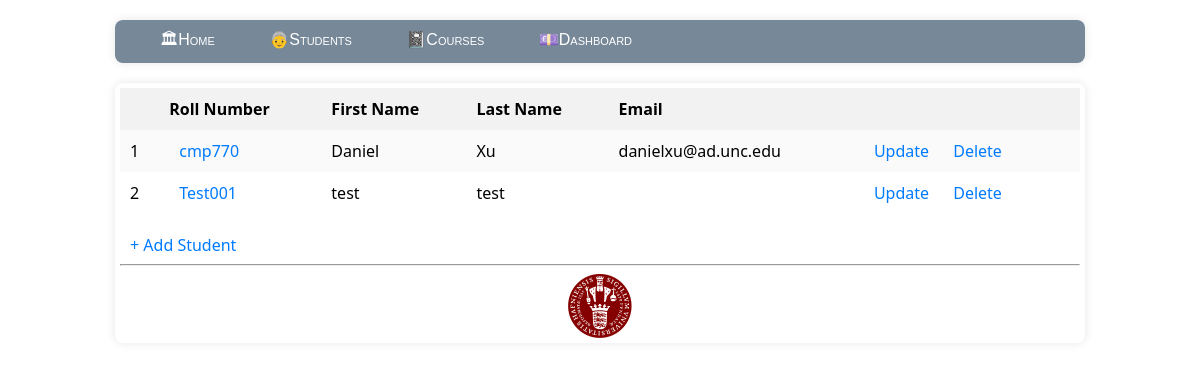
/students, run on the app's committed database.
### model.py (models this page shows)
class Student(db.Model):
    __tablename__='student'
    student_id=db.Column(db.Integer,primary_key=True,autoincrement=True)
    roll_number=db.Column(db.String,unique=True,nullable=False)
    email=db.Column(db.String)
    first_name=db.Column(db.String,nullable=False)
    last_name=db.Column(db.String, nullable=False)
    courses=db.relationship('Course',backref='student',secondary='enrollments')

### app.py (the view)
@app.route('/students')
def students():
    s=Student.query.all()
    return render_template('student.html',list=s)

### templates/student.html (shortened to what this page needs)
{% extends "layout.html" %}
{% block content %}
{% if (list|length)!=0 %}
<table id="all-students">
    <tr>
        <th></th>
        <th>Roll Number</th>
        <th>First Name</th>
        <th>Last Name</th>
        <th>Email</th>
        <th></th>
    </tr>
    {% for i in list %}
    <tr>
        <td>{{ loop.index }}</td>
        <td><a href="/student/{{i.student_id}}">{{i.roll_number}}</a></td>
        <td>{{i.first_name}}</td>
        <td>{{i.last_name}}</td>
        <td>{{i.email}}</td>
        <td>
            <a href="/student/{{i.student_id}}/update" class="action-btn">Update</a>
            <a href="/student/{{i.student_id}}/delete" class="action-btn">Delete</a>
        </td>
    </tr>
    {% endfor %}
</table>
{% else %}
<h2>Student List</h2>
<p>No student found. Add student now!</p>
{% endif %}
<a href="/student/create" class="add-btn">+ Add Student</a>
{% endblock %}

### static/site.css (style rules this page uses)
body { background-color: rgb(f0, f0, f0); font-family: Arial, sans-serif; margin: 0; padding: 0; }
table { width: 100%; border-collapse: collapse; margin-bottom: 20px; }
th, td { padding: 10px; text-align: left; }
th { background-color: #f2f2f2; }
tr:nth-child(even) { background-color: #fafafa; }
a { text-decoration: none; color: #007bff; padding: 5px 10px; border-radius: 4px; }

### data on the page
Student: roll_number "cmp770", first_name "Daniel", last_name "Xu", email "danielxu@ad.unc.edu"
Student: roll_number "Test001", first_name "test", last_name "test"
